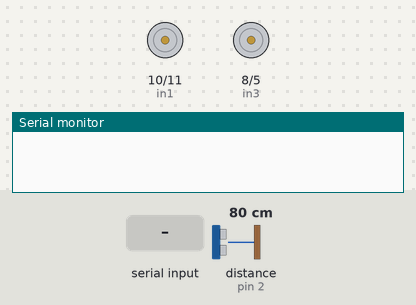
The sketch below on a simulated Arduino Uno, built with avr-gcc and run on an emulated ATmega328P. Shown: motor-driver pin pairs drawn as motors (green arrow = first pin HIGH = forward, orange = second pin HIGH = backward, longer = more drive, scaled by the enable pin), the last lines printed to the serial monitor. The inputs (shaded band) are chosen by the test bench; at power-on: distance to the obstacle (sensor on pin 2) 80 cm. The echo pulse lasts 58.3 µs per cm.

Above: at 1.2 s.
1.3 s: "L" received over Serial
At 1.93 s:
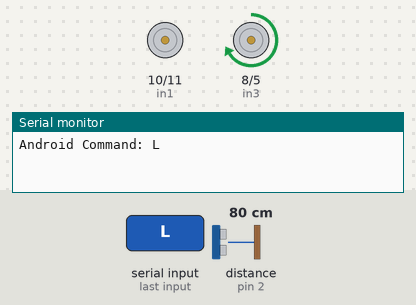
4.3 s: distance to the obstacle (sensor on pin 2) set to 22 cm
7.3 s: distance to the obstacle (sensor on pin 2) set to 17 cm
At 7.52 s:
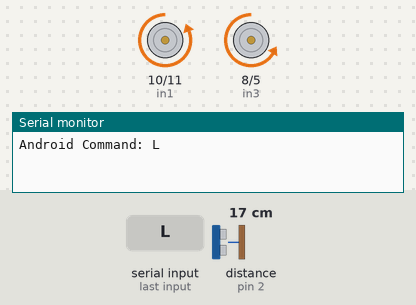
10.3 s: distance to the obstacle (sensor on pin 2) set to 35 cm
At 10.54 s:
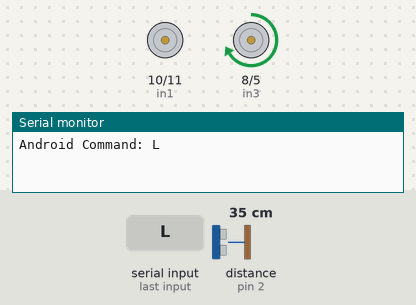
13.3 s: "R" received over Serial
At 13.62 s:
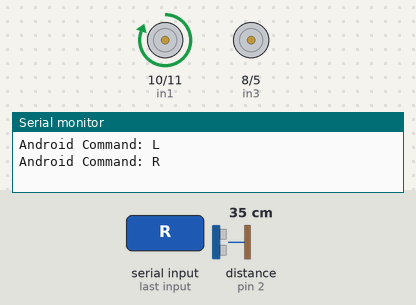
16.3 s: distance to the obstacle (sensor on pin 2) set to 2 cm
At 16.51 s:
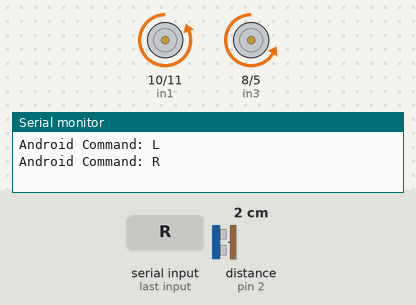
Timing chart, 0 to 19.3 s (numbered marks = the images above; inputs shaded):
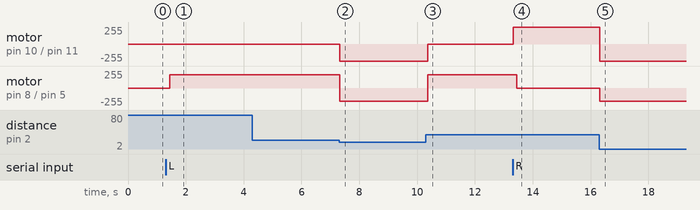

Measured:
- the behaviour switches between 20 and 19 cm on distance to the obstacle (sensor on pin 2) (found by bisection; images 1 and 2)
- after the input at 1.3 s, motor on pin 8 (in3) / pin 5 (in4): stopped → forward 200/255 after 0.14 s
- after the input at 7.3 s, motor on pin 10 (in1) / pin 11 (in2): stopped → backward 255/255 at once; motor on pin 8 (in3) / pin 5 (in4): forward 200/255 → backward 200/255 at once
- after the input at 10.3 s, motor on pin 10 (in1) / pin 11 (in2): backward 255/255 → stopped after 0.07 s; motor on pin 8 (in3) / pin 5 (in4): backward 200/255 → forward 200/255 after 0.07 s
- after the input at 13.3 s, motor on pin 10 (in1) / pin 11 (in2): stopped → forward 255/255 at once; motor on pin 8 (in3) / pin 5 (in4): forward 200/255 → stopped after 0.15 s
- after the input at 16.3 s, motor on pin 10 (in1) / pin 11 (in2): forward 255/255 → backward 255/255 at once; motor on pin 8 (in3) / pin 5 (in4): stopped → backward 200/255 at once

The sketch:

sketch_apr09a.ino
```cpp
// Object Detection
#include <NewPing.h>

//L298N motor driver pins
//3 and 9 enA and enB that has PWM
//others in1, in2, in3, in4

#define enA 12
#define in1 10
#define in2 11

//Motor B Connections
#define enB 9
#define in3 8
#define in4 5

String msg, cmd;

//TCRT5000 InfraRed Sensor Connections

// SensorLeft
#define analogInfrLeft A0
//#define digitalInfrLeft 7

// SensorRight
#define analogInfrRight A1
//#define digitalInfrRight 6

//Ultrasoninc Sensor HC-SR04 Connections
#define echoPin 2 // attach pin D2 Arduino to pin Echo of HC-SR04
#define trigPin 4 //attach pin D4 Arduino to pin Trig of HC-SR04

//defines variables
int distance = 100; // variable for the distance measurement
boolean obstacleDetection;
boolean lineTracking;

#define MAX_DISTANCE 200

NewPing sonar(trigPin, echoPin, MAX_DISTANCE);

void setup() {
  // put your setup code here, to run once:
  Serial.begin(9600); // // Serial Communication is starting with 9600 of baudrate speed
  Serial.setTimeout(100);

  // Set all the motor control pins to outputs
  pinMode(enA, OUTPUT);
  pinMode(enB, OUTPUT);
  pinMode(in1, OUTPUT);
  pinMode(in2, OUTPUT);
  pinMode(in3, OUTPUT);
  pinMode(in4, OUTPUT);

  //pinMode(13, OUTPUT);

  // Set all infrared sensor pins to outputs
  pinMode(analogInfrLeft, INPUT);
  pinMode(analogInfrRight, INPUT);

  // Turn off motors - Initial state
  digitalWrite(in1, LOW);
  digitalWrite(in2, LOW);
  digitalWrite(in3, LOW);
  digitalWrite(in4, LOW);

  analogWrite(enA, 200);
  analogWrite(enB, 200);

  distance = readPing();
  msg = "S";
  obstacleDetection = true;
}

void loop() {
  // put your main code here, to run repeatedly:
  //moveForward();

  if (Serial.available() > 0) {
    delay(30);
    // Check if there is data coming
    msg = Serial.readString(); // Read the message as String
    Serial.println("Android Command: " + msg);
  }

  if (msg == "O") {
    obstacleDetection = true;
  } else if (msg == "F") {
    obstacleDetection = false;
  }

  if (obstacleDetection) {
    if (distance < 20) {
      moveBackward();
      delay(100);
      moveStop();
    }
  }

  if (distance >= 20) {
    if (msg == "D")
      moveForward();
    else if (msg == "L")
      turnLeft();
    else if (msg == "R")
      turnRight();
    else if (msg == "S")
      moveStop();
    else if (msg == "B")
      moveBackward();
    else if (msg == "T")
      trackLine();
  }
  else {
    if (msg == "S")
      moveStop();
    else if (msg == "B")
      moveBackward();
    else
      moveStop();
  }

  distance = readPing();
}

void trackLine() {
  //Serial.println(digitalRead(analogInfrLeft));
  //Serial.println(digitalRead(analogInfrRight));

  if (digitalRead(analogInfrLeft) == 0 && digitalRead(analogInfrRight) == 0) {
    //Forward
    moveForward();
  }
  //line detected by left sensor
  else if (digitalRead(analogInfrLeft) == 0 && !analogRead(analogInfrRight) == 0) {
    //turn left
    turnLeft();
  }
  //line detected by right sensor
  else if (!digitalRead(analogInfrLeft) == 0 && digitalRead(analogInfrRight) == 0) {
    //turn right
    turnRight();
  }
  //line detected by none
  else if (!digitalRead(analogInfrLeft) == 0 && !digitalRead(analogInfrRight) == 0) {
    //stop
    moveStop();
  }
}

int readPing() {
  //delay(50);
  int cm = sonar.ping_cm();
  if (cm == 0)
  {
    cm = 250;
  }
  //Serial.println(cm);
  return cm;
}

void moveStop() {
  digitalWrite(in1, LOW);
  digitalWrite(in2, LOW);
  digitalWrite(in3, LOW);
  digitalWrite(in4, LOW);
}

void moveForward() {
  digitalWrite(in1, HIGH);
  digitalWrite(in2, LOW);
  digitalWrite(in3, HIGH);
  digitalWrite(in4, LOW);
}

void moveBackward() {
  digitalWrite(in1, LOW);
  digitalWrite(in2, HIGH);
  digitalWrite(in3, LOW);
  digitalWrite(in4, HIGH);
}

void turnRight() {
  digitalWrite(in1, HIGH);
  digitalWrite(in2, LOW);
  digitalWrite(in3, LOW);
  digitalWrite(in4, LOW);
  delay(40);
  digitalWrite(in1, HIGH);
  digitalWrite(in2, LOW);
  digitalWrite(in3, HIGH);
  digitalWrite(in4, LOW);
}

void turnLeft() {
  digitalWrite(in1, LOW);
  digitalWrite(in2, LOW);
  digitalWrite(in3, HIGH);
  digitalWrite(in4, LOW);
  delay(40);
  digitalWrite(in1, HIGH);
  digitalWrite(in2, LOW);
  digitalWrite(in3, HIGH);
  digitalWrite(in4, LOW);
}
```
